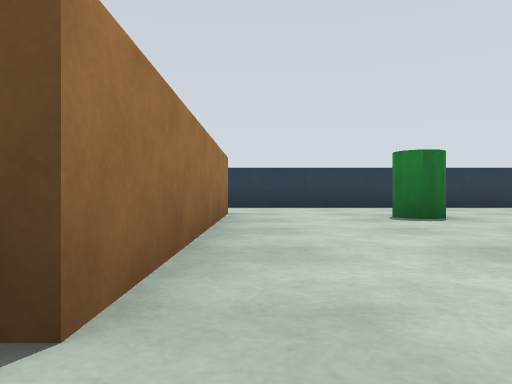
[1] (above)

18 first-person views from a walk through a world built for the Gazebo simulator. The camera is 0.31 m above the floor, looks level and sees 70° across. The floor is counted in squares, 1 m on a side. Each view is taken from the middle of a square. On the plan, view 1 faces up. The plan holds only what a view shows up to about 9 squares ahead; the rest is blank. The place goes on beyond the plan.

[2]
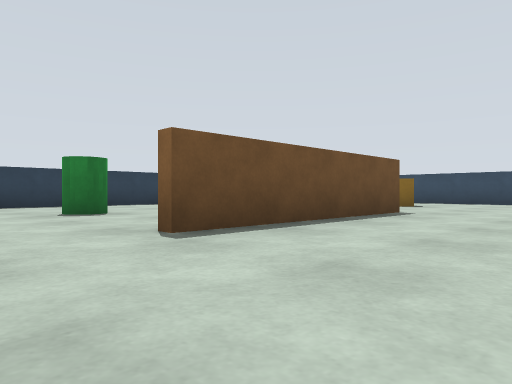

[3]
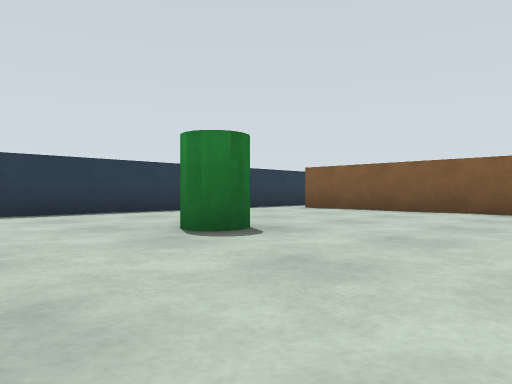

[4]
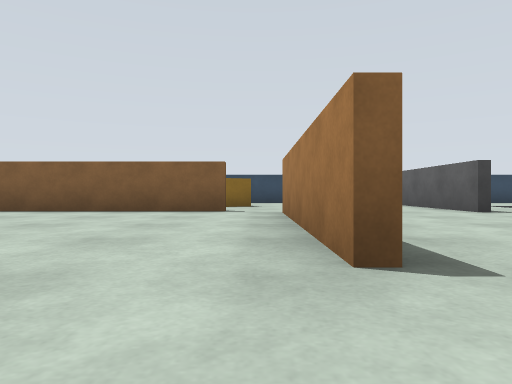

[5]
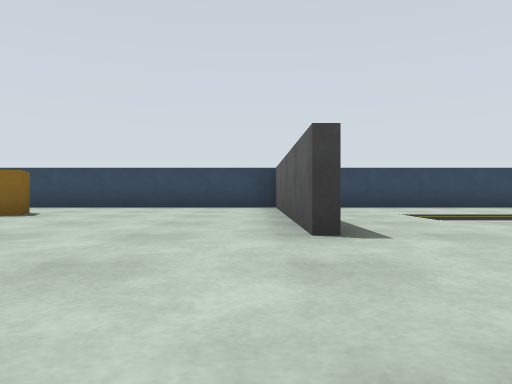

[6]
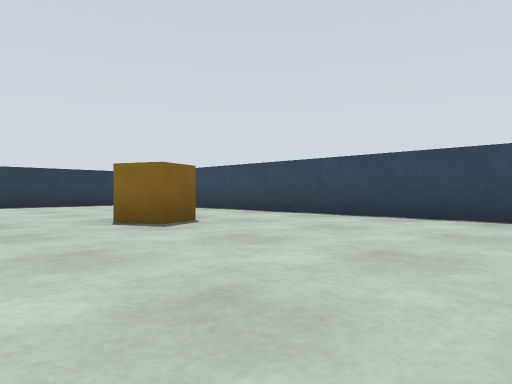

[7]
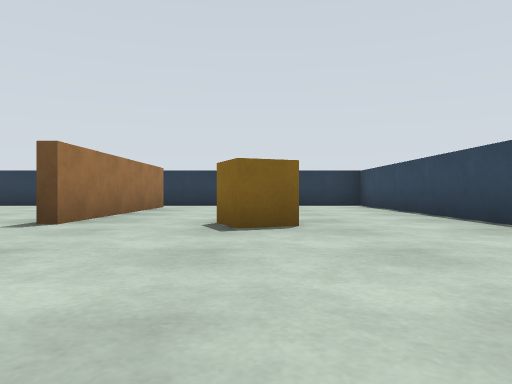

[8]
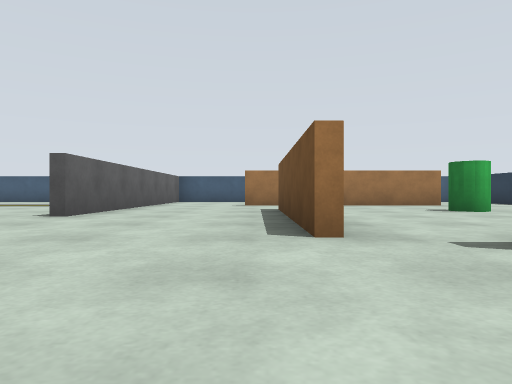

[9]
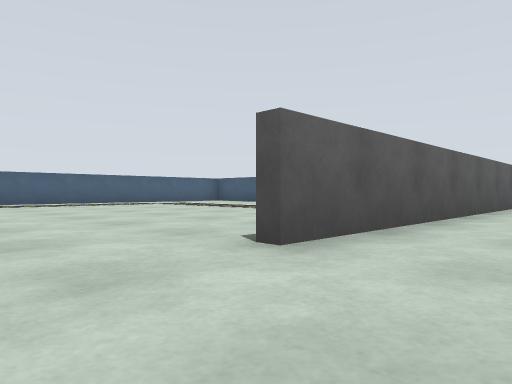

[10]
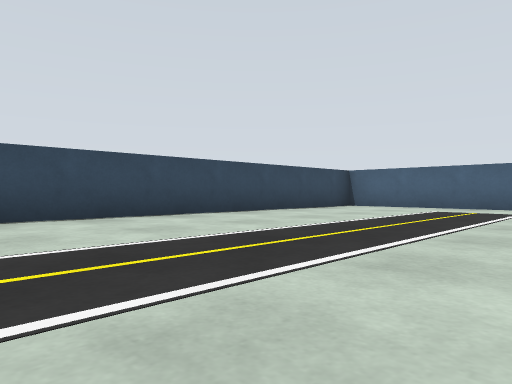

[11]
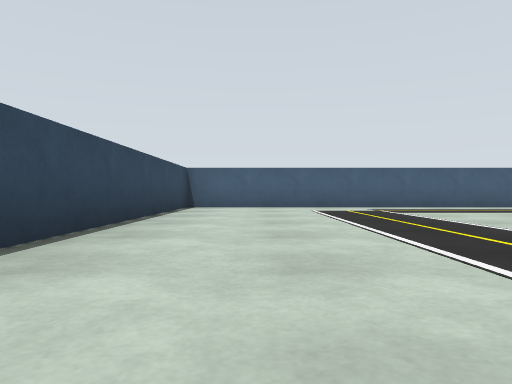

[12]
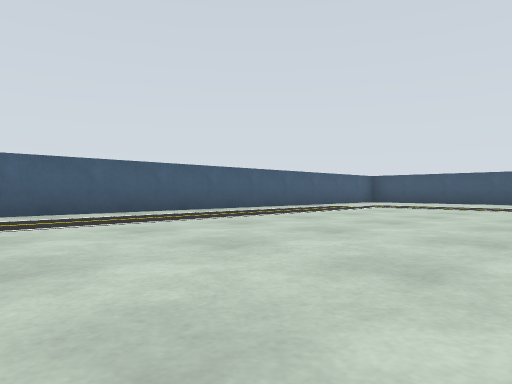

[13]
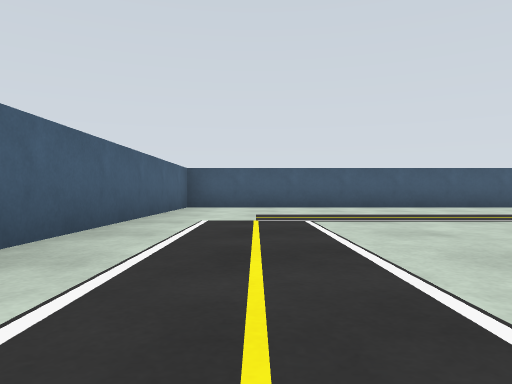

[14]
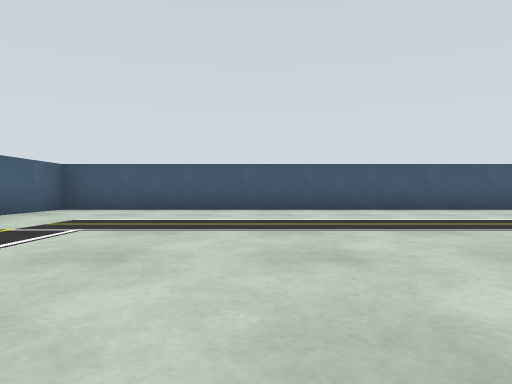

[15]
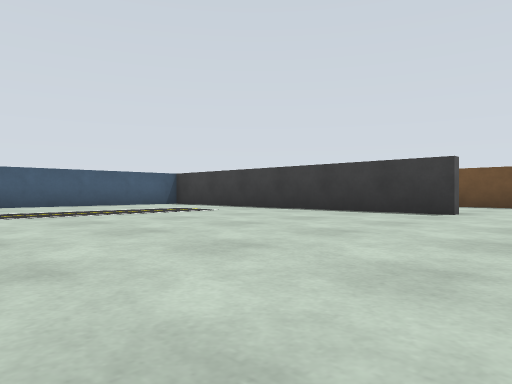

[16]
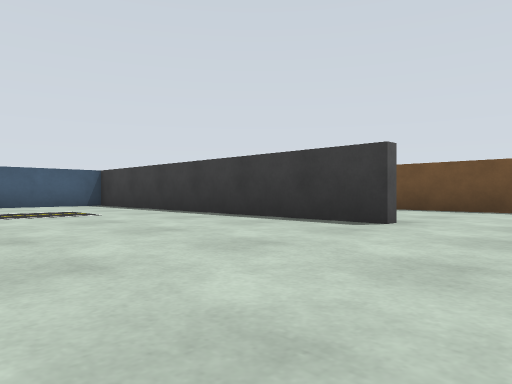

[17]
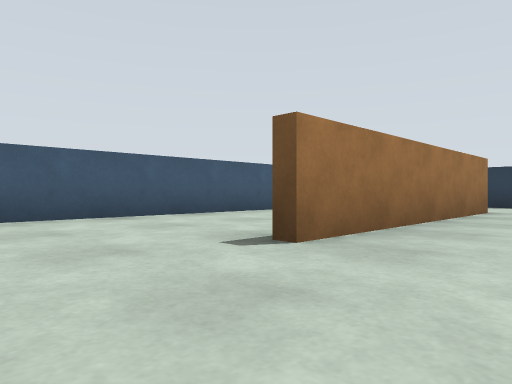

[18]
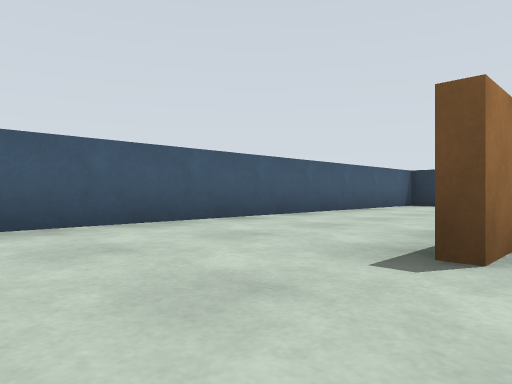

### Floor plan
Points are (right, up) in squares from view 1. A wall is a line through its corners. A room is listed if a view was taken in it or the views show most of it. See-through windows are left out.
Room 1 (views 1, 2, 5, 17, 18)
walls: (-0.4, -1.4) (3.5, -1.4); (3.5, 1.4) (1.5, 1.4)
ways out: opening at (0.5, 1) to room 2; opening at (2.5, -0.5) to room 3; opening at (-1, -0.5) to room 5
Room 2 (views 3, 4)
walls: (-0.4, 5.2) (-0.4, 0.8); (1.5, 1.6) (5.5, 1.6); (5.9, 2.5) (5.9, 6.5); (6.5, 7.4) (-0.9, 7.4)
ways out: opening at (0.5, 1) to room 1; opening at (5, 2) to room 3; opening at (6, 7) to room 3; opening at (-1, 6.5) to room 5
objects: pillar (2, 4) to (2, 5)
Room 3 (views 6, 7, 8, 9)
walls: (5.5, 1.4) (3.5, 1.4); (5.5, -1.4) (10.4, -1.4) (10.4, 7.4) (6.5, 7.4); (6.1, 6.5) (6.1, 2.5)
ways out: opening at (2.5, -0.5) to room 1; opening at (5, 2) to room 2; opening at (6, 7) to room 2; opening at (4.5, -2) to room 4
objects: crate (8, 2) to (8, 3)
Room 4 (views 10, 11, 12, 13, 14, 15, 16)
walls: (3.5, -1.6) (-3.4, -1.6) (-3.4, -10.4) (10.4, -10.4) (10.4, -2.6)
ways out: opening at (4.5, -2) to room 3
Room 5 (no view inside)
walls: (-2.9, -1.4) (-0.4, -1.4); (-2.9, 7.4) (-3.4, 7.4) (-3.4, -0.5)
ways out: opening at (-1, -0.5) to room 1; opening at (-1, 6.5) to room 2

Positions as (right, up) in squares from view 1, and headings:
1: (0, 0), facing up
2: (0, -1), facing up-right
3: (0, 2), facing up-right
4: (0, 2), facing right
5: (3, -1), facing right
6: (6, -1), facing up-right
7: (8, -1), facing up
8: (8, 1), facing left
9: (5, 0), facing down-left
10: (6, -3), facing down-right
11: (9, -3), facing down
12: (7, -5), facing down-left
13: (4, -9), facing left
14: (3, -7), facing left
15: (5, -7), facing up-left
16: (5, -5), facing up-left
17: (1, -1), facing up-left
18: (0, -1), facing up-left
